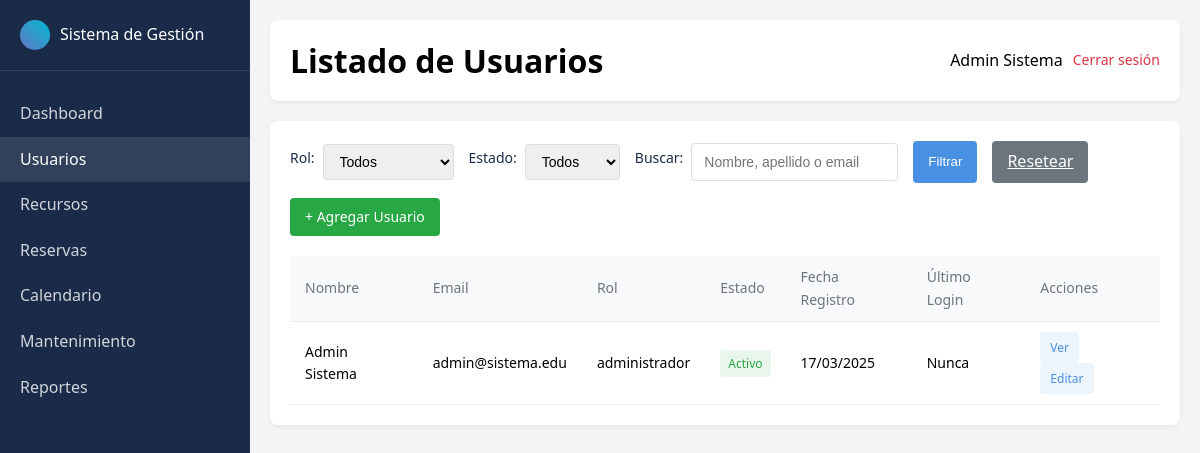
/usuarios/listar.php (signed in), run on the app's committed database.
### tables this page shows
CREATE TABLE IF NOT EXISTS usuarios (
    id_usuario INT AUTO_INCREMENT PRIMARY KEY,
    nombre VARCHAR(50) NOT NULL,
    apellido VARCHAR(50) NOT NULL,
    email VARCHAR(100) NOT NULL UNIQUE,
    contraseña VARCHAR(255) NOT NULL,
    id_rol INT NOT NULL,
    activo TINYINT(1) DEFAULT 1,
    fecha_registro DATETIME DEFAULT CURRENT_TIMESTAMP,
    ultimo_login DATETIME,
    FOREIGN KEY (id_rol) REFERENCES roles(id_rol) ON DELETE RESTRICT
);

CREATE TABLE IF NOT EXISTS roles (
    id_rol INT AUTO_INCREMENT PRIMARY KEY,
    nombre VARCHAR(50) NOT NULL UNIQUE,
    descripcion TEXT,
    permisos TEXT,
    fecha_creacion DATETIME DEFAULT CURRENT_TIMESTAMP
);

### includes/functions.php (called while the page is built, shortened)
<?php
function is_logged_in()
{
    return isset($_SESSION['usuario_id']);
}
function has_role($roles)
{
    if (!is_array($roles)) {
        $roles = [$roles];
    }
    return in_array($_SESSION['usuario_rol'], $roles);
}
function format_date($date, $with_time = false)
{
    $format = $with_time ? 'd/m/Y H:i' : 'd/m/Y';
    return date($format, strtotime($date));
}

### config/database.php (called while the page is built, shortened)
<?php
class Database
{
    private static $instance = null;
    private $connection;
    private function __construct()
    {
        $host = 'localhost';
        $user = 'root';
        $pass = '';
        $name = 'sistema_recursos';
        $charset = 'utf8mb4';
        try {
            $this->connection = new mysqli($host, $user, $pass, $name);
            $this->connection->set_charset($charset);
        } catch (Exception $e) {
            $this->error = $e->getMessage();
            error_log($this->error);
        }
    }
    public static function getInstance()
    {
        if (self::$instance === null) {
            self::$instance = new self();
        }
        return self::$instance;
    }
    public function query($sql, $params = [])
    {
        try {
            if (empty($params)) {
                $result = $this->connection->query($sql);
                return $result;
            }
            $stmt = $this->connection->prepare($sql);
            $result = $stmt->get_result();
            return $result;
        } catch (Exception $e) {
            $this->error = $e->getMessage();
            error_log($this->error);
            return false;
        }
    }
    public function getRows($sql, $params = [])
    {
        $result = $this->query($sql, $params);
        $rows = [];
        while ($row = $result->fetch_assoc()) {
            $rows[] = $row;
        }
        return $rows;
    }
}

### public/usuarios/listar.php (the view, shortened to what this page needs)
<?php
require_once '../../config/database.php';
require_once '../../includes/functions.php';
$db = Database::getInstance();
$busqueda = isset($_GET['busqueda']) ? trim($_GET['busqueda']) : '';
$sql = "SELECT u.id_usuario, u.nombre, u.apellido, u.email, u.activo,
               u.fecha_registro, u.ultimo_login, r.nombre as rol, r.id_rol
        FROM usuarios u
        JOIN roles r ON u.id_rol = r.id_rol";
$params = [];
$sql .= " ORDER BY u.apellido, u.nombre";
$usuarios = $db->getRows($sql, $params);
$puede_modificar = has_role(ROL_ADMIN);
?>
<!DOCTYPE html>
<html lang="es">
<head>
    <link rel="stylesheet" href="../assets/css/styles.css">
</head>
<body>
    <div class="dashboard">
        <div class="sidebar">
            <div class="sidebar-header">
                <div class="logo-icon"></div>
                <div>Sistema de Gestión</div>
            </div>
            <div class="sidebar-nav">
                <a href="../admin/dashboard.php" class="nav-item">Dashboard</a>
                <a href="../usuarios/listar.php" class="nav-item active">Usuarios</a>
                <a href="../recursos/listar.php" class="nav-item">Recursos</a>
                <a href="../reservas/listar.php" class="nav-item">Reservas</a>
                <a href="../reservas/calendario.php" class="nav-item">Calendario</a>
                <a href="../mantenimiento/listar.php" class="nav-item">Mantenimiento</a>
                <a href="../reportes/index.php" class="nav-item">Reportes</a>
            </div>
        </div>
        <div class="content">
            <div class="top-bar">
                <h1>Listado de Usuarios</h1>
                <div class="user-info">
                    <span class="user-name"><?php echo $_SESSION['usuario_nombre']; ?></span>
                    <a href="../logout.php" class="logout-btn">Cerrar sesión</a>
                </div>
            </div>
            <div class="card">
                <form action="" method="GET" class="filtros">
                    <div class="filtro-grupo">
                        <label class="filtro-label">Rol:</label>
                        <select name="rol" class="filtro-select">
                            <option value="0">Todos</option>
                        </select>
                    </div>
                    <div class="filtro-grupo">
                        <label class="filtro-label">Estado:</label>
                        <select name="activo" class="filtro-select">
                            <option value="">Todos</option>
                        </select>
                    </div>
                    <div class="filtro-grupo">
                        <label class="filtro-label">Buscar:</label>
                        <input type="text" name="busqueda" value="<?php echo htmlspecialchars($busqueda); ?>" class="filtro-input" placeholder="Nombre, apellido o email">
                    </div>
                    <button type="submit" class="filtro-btn">Filtrar</button>
                    <a href="listar.php" class="filtro-btn btn-reset">Resetear</a>
                    <?php if ($puede_modificar): ?>
                        <a href="crear.php" class="btn-agregar">+ Agregar Usuario</a>
                    <?php endif; ?>
                </form>
                <div class="table-container">
                    <?php if (empty($usuarios)): ?>
                        <div class="empty-state">
                            <svg width="64" height="64" viewBox="0 0 24 24" fill="none" xmlns="http://www.w3.org/2000/svg">
                                <path d="M12 2C6.48 2 2 6.48 2 12C2 17.52 6.48 22 12 22C17.52 22 22 17.52 22 12C22 6.48 17.52 2 12 2ZM12 20C7.59 20 4 16.41 4 12C4 7.59 7.59 4 12 4C16.41 4 20 7.59 20 12C20 16.41 16.41 20 12 20ZM11 15H13V17H11V15ZM11 7H13V13H11V7Z" fill="#6c757d" />
                            </svg>
                            <p>No se encontraron usuarios con los filtros seleccionados.</p>
                        </div>
                    <?php else: ?>
                        <table>
                            <thead>
                                <tr>
                                    <th>Nombre</th>
                                    <th>Email</th>
                                    <th>Rol</th>
                                    <th>Estado</th>
                                    <th>Fecha Registro</th>
                                    <th>Último Login</th>
                                    <th>Acciones</th>
                                </tr>
                            </thead>
                            <tbody>
                                <?php foreach ($usuarios as $usuario): ?>
                                    <tr>
                                        <td><?php echo htmlspecialchars($usuario['nombre'] . ' ' . $usuario['apellido']); ?></td>
                                        <td><?php echo htmlspecialchars($usuario['email']); ?></td>
                                        <td><?php echo htmlspecialchars($usuario['rol']); ?></td>
                                        <td>
                                            <?php if ($usuario['activo']): ?>
                                                <span class="badge badge-success">Activo</span>
                                            <?php else: ?>
                                                <span class="badge badge-danger">Inactivo</span>
                                            <?php endif; ?>
                                        </td>
                                        <td><?php echo format_date($usuario['fecha_registro']); ?></td>
                                        <td><?php echo $usuario['ultimo_login'] ? format_date($usuario['ultimo_login'], true) : 'Nunca'; ?></td>
                                        <td>
                                            <a href="ver.php?id=<?php echo $usuario['id_usuario']; ?>" class="accion-btn btn-editar">Ver</a>
                                            <?php if ($puede_modificar): ?>
                                                <a href="editar.php?id=<?php echo $usuario['id_usuario']; ?>" class="accion-btn btn-editar">Editar</a>
                                            <?php endif; ?>
                                        </td>
                                    </tr>
                                <?php endforeach; ?>
                            </tbody>
                        </table>
                    <?php endif; ?>
                </div>
            </div>
        </div>
    </div>
</body>
</html>

### public/assets/css/styles.css (style rules this page uses)
:root { --primary-color: #4a90e2; --secondary-color: #6573c3; --dark-color: #1a2b49; --light-color: #f4f4f6; --success-color: #28a745; --warning-color: #ffc107; --danger-color: #dc3545; --gray-color: #6c757d; }
* { margin: 0; padding: 0; box-sizing: border-box; }
body { font-family: system-ui, -apple-system, sans-serif; margin: 0; padding: 0; background-color: var(--light-color); line-height: 1.6; }
.dashboard { display: flex; min-height: 100vh; }
.sidebar { width: 250px; background-color: var(--dark-color); color: white; padding: 20px 0; }
.sidebar-header { padding: 0 20px 20px; border-bottom: 1px solid rgba(255, 255, 255, 0.1); display: flex; align-items: center; gap: 10px; }
.logo-icon { width: 30px; height: 30px; background: linear-gradient(45deg, #6573c3, #00bcd4); border-radius: 50%; }
.sidebar-nav { padding: 20px 0; }
.nav-item { padding: 10px 20px; display: block; color: rgba(255, 255, 255, 0.8); text-decoration: none; transition: all 0.3s; }
.nav-item:hover, .nav-item.active { background-color: rgba(255, 255, 255, 0.1); color: white; }
.content { flex: 1; padding: 20px; }
.top-bar { display: flex; justify-content: space-between; align-items: center; margin-bottom: 20px; background-color: white; padding: 15px 20px; border-radius: 8px; box-shadow: 0 2px 5px rgba(0, 0, 0, 0.05); }
.user-info { display: flex; align-items: center; gap: 10px; }
.user-name { font-weight: 500; }
.logout-btn { color: var(--danger-color); text-decoration: none; font-size: 14px; }
.card { background-color: white; border-radius: 8px; padding: 20px; box-shadow: 0 2px 5px rgba(0, 0, 0, 0.05); margin-bottom: 20px; }
label { display: block; margin-bottom: 8px; color: var(--dark-color); font-weight: 500; }
input[type="text"], input[type="email"], input[type="password"], input[type="date"], input[type="time"], select, textarea { width: 100%; padding: 10px 12px; border: 1px solid #ddd; border-radius: 4px; font-size: 14px; transition: border-color 0.3s; }
.filtros { display: flex; flex-wrap: wrap; gap: 15px; margin-bottom: 20px; }
.filtro-grupo { display: flex; align-items: center; gap: 8px; }
.filtro-label { font-size: 14px; color: var(--dark-color); }
.filtro-select, .filtro-input { padding: 8px 12px; border: 1px solid #ddd; border-radius: 4px; font-size: 14px; }
.filtro-btn { padding: 8px 15px; background-color: var(--primary-color); color: white; border: none; border-radius: 4px; cursor: pointer; transition: background-color 0.3s; }
.btn-reset { background-color: var(--gray-color); }
.btn-agregar { padding: 8px 15px; background-color: var(--success-color); color: white; text-decoration: none; border-radius: 4px; font-size: 14px; transition: background-color 0.3s; }
.table-container { overflow-x: auto; }
table { width: 100%; border-collapse: collapse; font-size: 14px; }
table th, table td { padding: 10px 15px; text-align: left; border-bottom: 1px solid #eee; }
table th { font-weight: 500; color: var(--gray-color); background-color: #f8f9fa; }
.badge { display: inline-block; padding: 4px 8px; border-radius: 4px; font-size: 12px; font-weight: 500; }
.badge-success { background-color: rgba(40, 167, 69, 0.1); color: var(--success-color); }
.accion-btn { display: inline-block; padding: 6px 10px; border-radius: 4px; font-size: 12px; text-decoration: none; transition: background-color 0.3s; margin-right: 5px; }
.btn-editar { background-color: rgba(74, 144, 226, 0.1); color: var(--primary-color); }

### data on the page
usuarios: nombre+apellido "Admin Sistema", email "admin@sistema.edu", id_rol.nombre "administrador", activo "Activo", fecha_registro "17/03/2025", shows "Nunca"

### other printed values
$_SESSION['usuario_nombre'] "Admin Sistema"
